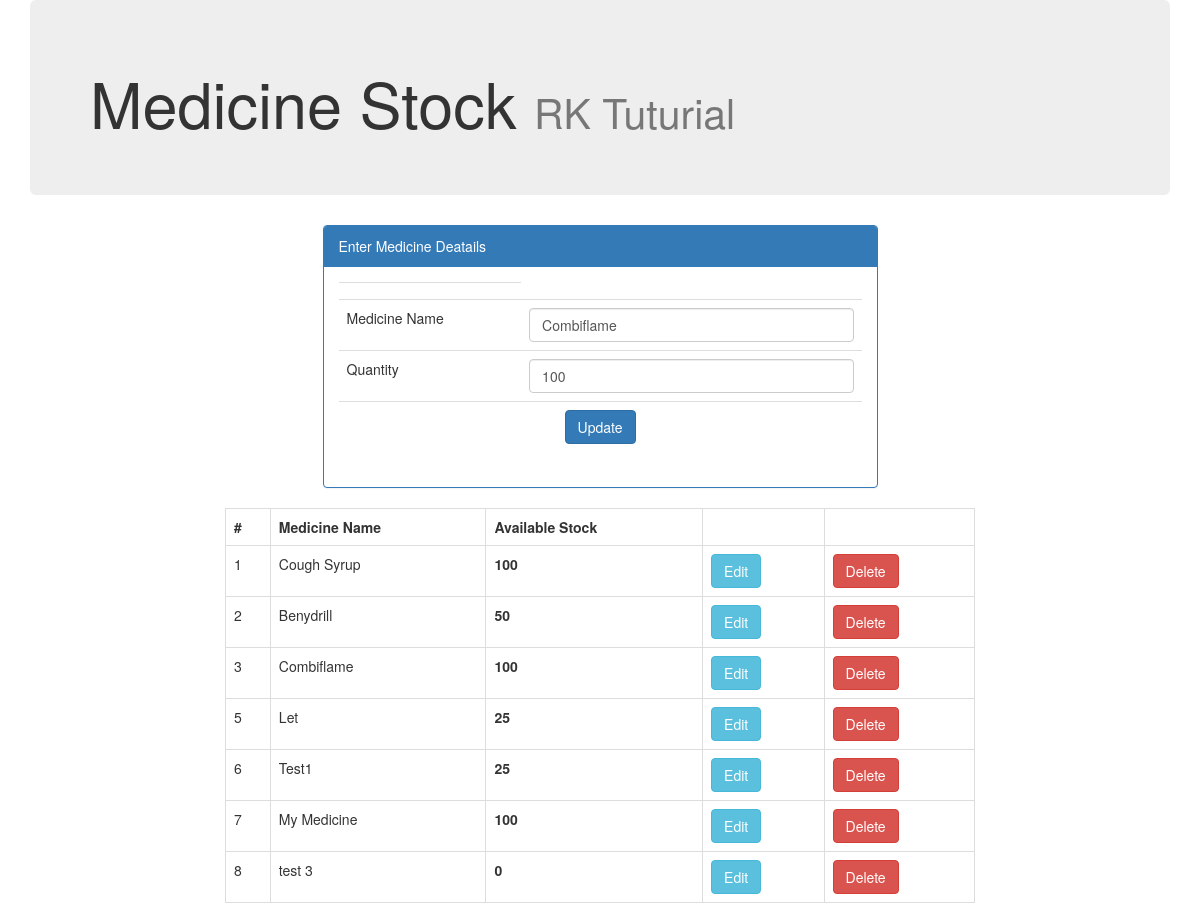
The app's page /index.php?update=1&id=3 with its own data.
### tables this page shows
CREATE TABLE `medicines` (
  `id` int(11) NOT NULL,
  `m_name` varchar(100) NOT NULL,
  `qty` int(10) NOT NULL,
  `date_1` timestamp(6) NULL DEFAULT NULL
);

### db.php (called while the page is built, shortened)
<?php
class Database
{
public function __construct(){
$this->con = mysqli_connect("localhost","root","root","test");
    }
}
?>

### action.php (called while the page is built, shortened)
<?php
include "db.php";
class DataOperation extends Database
{
public function fetch_record($table){
$sql = "SELECT * FROM ".$table;
$array = array();
$query = mysqli_query($this->con,$sql);
while($row = mysqli_fetch_assoc($query)){
$array[] = $row;
}
return $array;
}
public function select_record($table,$where){
$sql = "";
$condition = "";
foreach ($where as $key => $value) {
$condition .= $key . "='" . $value . "' AND ";
}
$condition = substr($condition, 0, -5);
$sql .= "SELECT * FROM ".$table." WHERE ".$condition;
$query = mysqli_query($this->con,$sql);
$row = mysqli_fetch_array($query);
return $row;
}
}
$obj = new DataOperation;
?>

### index.php (the view, shortened to what this page needs)
<?php
include "action.php";
?>
<!DOCTYPE html>
<html>
<head>
<link rel="stylesheet" href="https://maxcdn.bootstrapcdn.com/bootstrap/3.3.7/css/bootstrap.min.css">
<link rel="stylesheet" href="" type="text/css" />
</head>
<body>
<div class="container">
<div class="jumbotron">
<h1>Medicine Stock <small>RK Tuturial</small></h1>
</div>
</div>
<div class="container">
<div class="row">
<div class="col-md-3"></div>
<div class="col-md-6">
<div class="panel panel-primary">
<div class="panel-heading">Enter Medicine Deatails</div>
<div class="panel-body">
<?php
if(isset($_GET["update"])){
$id = $_GET["id"] ?? null;
$where = array("id"=>$id,);
$row = $obj->select_record("medicines",$where);
?>
<form method="post" action="action.php">
<table class="table table-hover">
<tr>
<td><input type="hidden" name="id" value="<?php echo $id; ?>"></td>
</tr>
<tr>
<td>Medicine Name</td>
<td><input type="text" class="form-control" value="<?php echo $row["m_name"]; ?>" name="name" placeholder="Enter Medicine name"></td>
</tr>
<tr>
<td>Quantity</td>
<td><input type="text" class="form-control" name="qty" value="<?php echo $row["qty"]; ?>" placeholder="Enter Quantity"></td>
</tr>
<tr>
<td colspan="2" align="center"><input type="submit" class="btn btn-primary" name="edit" value="Update"></td>
</tr>
</table>
</form>
<?php
}
?>
</div>
</div>
</div>
<div class="col-md-3"></div>
</div>
</div>
<div class="container">
<div class="row">
<div class="col-md-2"></div>
<div class="col-md-8">
<table class="table table-bordered">
<tr>
<th>#</th>
<th>Medicine Name</th>
<th>Available Stock</th>
<th>&nbsp;</th>
<th>&nbsp;</th>
</tr>
<?php
$myrow = $obj->fetch_record("medicines");
foreach ($myrow as $row) {
?>
<tr>
<td><?php echo $row["id"]; ?></td>
<td><?php echo $row["m_name"]; ?></td>
<td><b><?php echo $row["qty"]; ?></b></td>
<td><a href="index.php?update=1&id=<?php echo $row["id"]; ?>" class="btn btn-info">Edit</a></td>
<td><a href="action.php?delete=1&id=<?php echo $row["id"]; ?>" class="btn btn-danger">Delete</a></td>
</tr>
<?php
}
?>

### records on screen
medicines: name "Combiflame", qty "100", id "3", m_name "Combiflame"
medicines: id "1", m_name "Cough Syrup", qty "100"
medicines: id "2", m_name "Benydrill", qty "50"
medicines: id "5", m_name "Let", qty "25"
medicines: id "6", m_name "Test1", qty "25"
medicines: id "7", m_name "My Medicine", qty "100"
medicines: id "8", m_name "test 3", qty "0"
